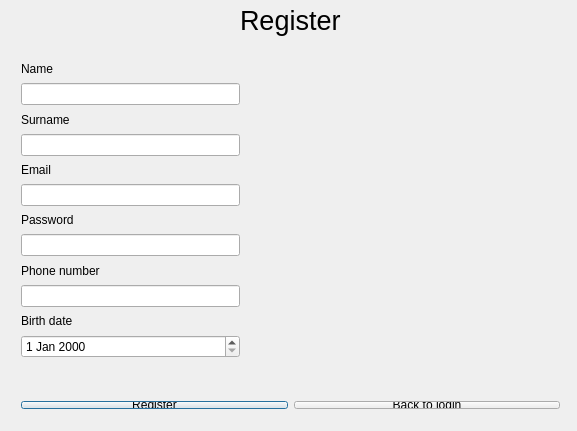
<?xml version="1.0" encoding="UTF-8"?>
<ui version="4.0">
 <class>RegisterGUI</class>
 <widget class="QDialog" name="RegisterGUI">
  <property name="geometry">
   <rect>
    <x>0</x>
    <y>0</y>
    <width>577</width>
    <height>431</height>
   </rect>
  </property>
  <property name="windowTitle">
   <string>RegisterGUI</string>
  </property>
  <widget class="QLabel" name="registerLabel">
   <property name="geometry">
    <rect>
     <x>240</x>
     <y>0</y>
     <width>121</width>
     <height>41</height>
    </rect>
   </property>
   <property name="font">
    <font>
     <pointsize>20</pointsize>
    </font>
   </property>
   <property name="text">
    <string>Register</string>
   </property>
  </widget>
  <widget class="QWidget" name="layoutWidget">
   <property name="geometry">
    <rect>
     <x>10</x>
     <y>390</y>
     <width>561</width>
     <height>30</height>
    </rect>
   </property>
   <layout class="QHBoxLayout" name="horizontalLayout">
    <item>
     <widget class="QPushButton" name="registerBtn">
      <property name="text">
       <string>Register</string>
      </property>
     </widget>
    </item>
    <item>
     <widget class="QPushButton" name="backToLoginBtn">
      <property name="text">
       <string>Back to login</string>
      </property>
     </widget>
    </item>
   </layout>
  </widget>
  <widget class="QWidget" name="layoutWidget_2">
   <property name="geometry">
    <rect>
     <x>270</x>
     <y>50</y>
     <width>301</width>
     <height>331</height>
    </rect>
   </property>
   <layout class="QVBoxLayout" name="verticalLayout">
    <item>
     <widget class="QLabel" name="nameErrorLabel">
      <property name="font">
       <font>
        <weight>75</weight>
        <bold>true</bold>
       </font>
      </property>
      <property name="text">
       <string/>
      </property>
     </widget>
    </item>
    <item>
     <widget class="QLabel" name="surnameErrorLabel">
      <property name="font">
       <font>
        <weight>75</weight>
        <bold>true</bold>
       </font>
      </property>
      <property name="text">
       <string/>
      </property>
     </widget>
    </item>
    <item>
     <widget class="QLabel" name="emailErrorLabel">
      <property name="font">
       <font>
        <weight>75</weight>
        <bold>true</bold>
       </font>
      </property>
      <property name="text">
       <string/>
      </property>
     </widget>
    </item>
    <item>
     <widget class="QLabel" name="pswErrorLabel">
      <property name="font">
       <font>
        <weight>75</weight>
        <bold>true</bold>
       </font>
      </property>
      <property name="text">
       <string/>
      </property>
     </widget>
    </item>
    <item>
     <widget class="QLabel" name="phoneErrorLabel">
      <property name="font">
       <font>
        <weight>75</weight>
        <bold>true</bold>
       </font>
      </property>
      <property name="text">
       <string/>
      </property>
     </widget>
    </item>
    <item>
     <widget class="QLabel" name="dateErrorLabel">
      <property name="font">
       <font>
        <weight>75</weight>
        <bold>true</bold>
       </font>
      </property>
      <property name="text">
       <string/>
      </property>
     </widget>
    </item>
   </layout>
  </widget>
  <widget class="QWidget" name="layoutWidget_3">
   <property name="geometry">
    <rect>
     <x>10</x>
     <y>50</y>
     <width>241</width>
     <height>319</height>
    </rect>
   </property>
   <layout class="QVBoxLayout" name="verticalLayout_2">
    <item>
     <widget class="QLabel" name="nameProfileLabel">
      <property name="text">
       <string>Name</string>
      </property>
     </widget>
    </item>
    <item>
     <widget class="QLineEdit" name="nameLineEdit"/>
    </item>
    <item>
     <widget class="QLabel" name="surnameProfileLabel">
      <property name="text">
       <string>Surname</string>
      </property>
     </widget>
    </item>
    <item>
     <widget class="QLineEdit" name="surnameLineEdit"/>
    </item>
    <item>
     <widget class="QLabel" name="emailProfileLabel">
      <property name="text">
       <string>Email</string>
      </property>
     </widget>
    </item>
    <item>
     <widget class="QLineEdit" name="emailLineEdit">
      <property name="enabled">
       <bool>true</bool>
      </property>
     </widget>
    </item>
    <item>
     <widget class="QLabel" name="pswProfileLabel">
      <property name="text">
       <string>Password</string>
      </property>
     </widget>
    </item>
    <item>
     <widget class="QLineEdit" name="pswLineEdit">
      <property name="inputMask">
       <string/>
      </property>
      <property name="text">
       <string/>
      </property>
      <property name="echoMode">
       <enum>QLineEdit::Password</enum>
      </property>
     </widget>
    </item>
    <item>
     <widget class="QLabel" name="phoneProfileLabel">
      <property name="text">
       <string>Phone number</string>
      </property>
     </widget>
    </item>
    <item>
     <widget class="QLineEdit" name="phoneLineEdit"/>
    </item>
    <item>
     <widget class="QLabel" name="dateProfileLabel">
      <property name="text">
       <string>Birth date</string>
      </property>
     </widget>
    </item>
    <item>
     <widget class="QDateEdit" name="dateEdit"/>
    </item>
   </layout>
  </widget>
 </widget>
 <layoutdefault spacing="6" margin="11"/>
 <resources/>
 <connections/>
</ui>
